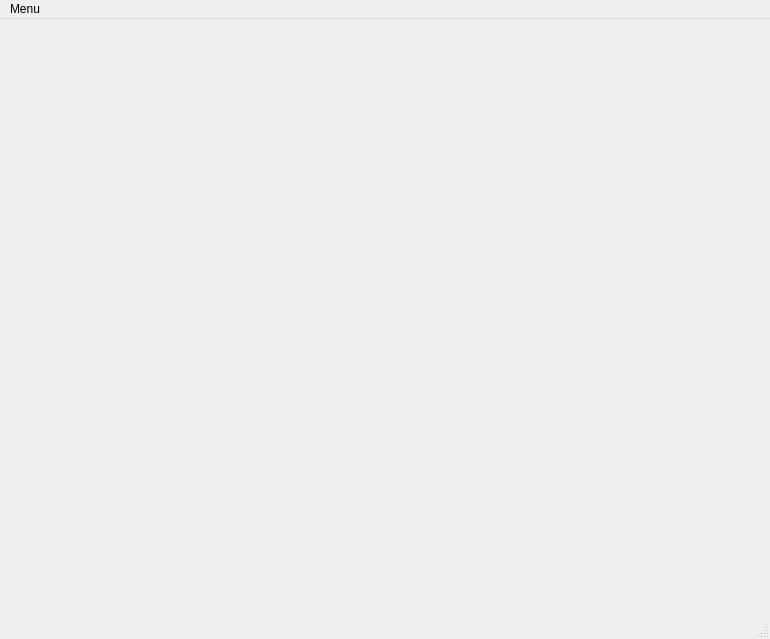
<?xml version="1.0" encoding="UTF-8"?>
<ui version="4.0">
 <class>MainWindow</class>
 <widget class="QMainWindow" name="MainWindow">
  <property name="geometry">
   <rect>
    <x>0</x>
    <y>0</y>
    <width>770</width>
    <height>639</height>
   </rect>
  </property>
  <property name="sizePolicy">
   <sizepolicy hsizetype="MinimumExpanding" vsizetype="MinimumExpanding">
    <horstretch>0</horstretch>
    <verstretch>0</verstretch>
   </sizepolicy>
  </property>
  <property name="windowTitle">
   <string>MainWindow</string>
  </property>
  <widget class="MasterView" name="centralwidget">
   <property name="sizePolicy">
    <sizepolicy hsizetype="MinimumExpanding" vsizetype="MinimumExpanding">
     <horstretch>0</horstretch>
     <verstretch>0</verstretch>
    </sizepolicy>
   </property>
  </widget>
  <widget class="QMenuBar" name="menubar">
   <property name="geometry">
    <rect>
     <x>0</x>
     <y>0</y>
     <width>770</width>
     <height>23</height>
    </rect>
   </property>
   <widget class="QMenu" name="menuMenu">
    <property name="title">
     <string>Menu</string>
    </property>
    <addaction name="actionLoad_a_Petri_Net"/>
   </widget>
   <addaction name="menuMenu"/>
  </widget>
  <widget class="QStatusBar" name="statusbar"/>
  <action name="actionLoad_a_Petri_Net">
   <property name="text">
    <string>Load a Petri Net</string>
   </property>
  </action>
 </widget>
 <customwidgets>
  <customwidget>
   <class>MasterView</class>
   <extends>QWidget</extends>
   <header>masterview.h</header>
   <container>1</container>
  </customwidget>
 </customwidgets>
 <resources/>
 <connections/>
</ui>
